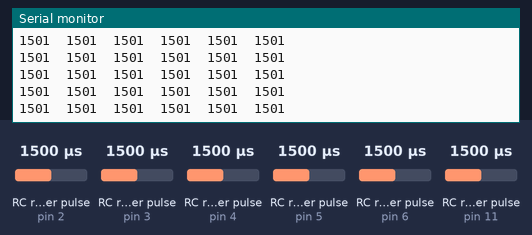
A sketch run on a simulated Arduino Uno, built with avr-gcc and run on an emulated ATmega328P. Shown: the last lines printed to the serial monitor. Wiring (inferred from the names in the program): 6 × RC receiver channel: data pin 2 / data pin 3 / data pin 4 / data pin 5 / data pin 6 / data pin 11. Inputs (shaded band) come from the test bench; at power-on: RC receiver pulse (sensors on pin 2, pin 3, pin 4, pin 5, pin 6, pin 11) 1500 µs.

Above: at 1.2 s.
1.3 s: RC receiver pulse (sensor on pin 2) set to 1020 µs
At 1.61 s:
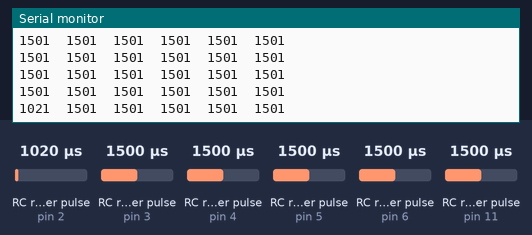
2.8 s: RC receiver pulse (sensor on pin 3) set to 1020 µs
At 2.81 s:
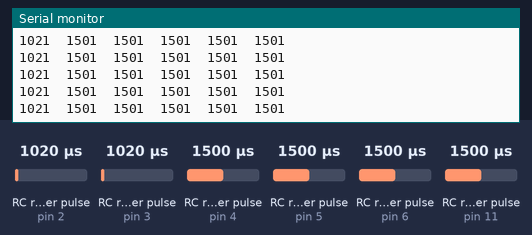
4.3 s: RC receiver pulse (sensor on pin 4) set to 1020 µs
At 4.41 s:
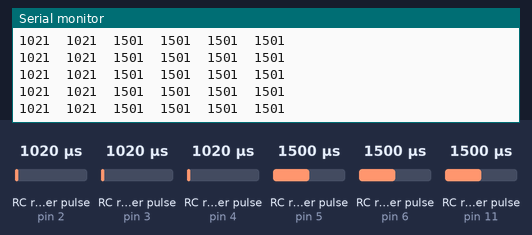
5.8 s: RC receiver pulse (sensor on pin 5) set to 1020 µs
At 5.81 s:
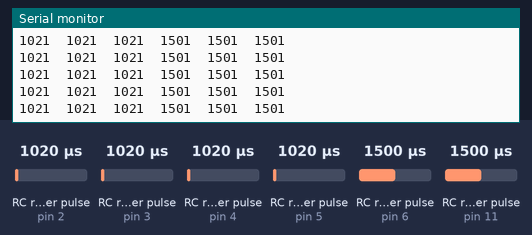
7.3 s: RC receiver pulse (sensor on pin 6) set to 1020 µs
At 7.4 s:
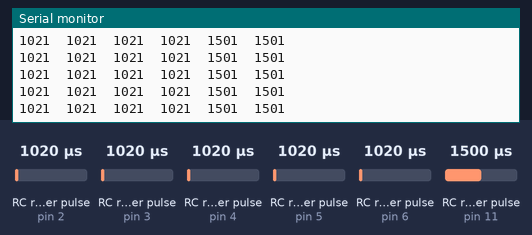
8.8 s: RC receiver pulse (sensor on pin 11) set to 1020 µs
At 8.8 s:
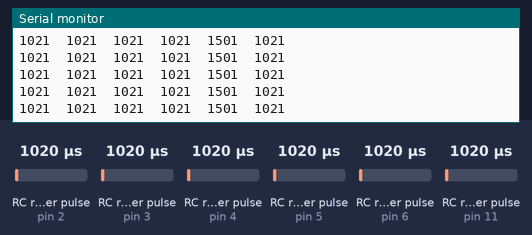

Measured:
- after the input at 1.3 s, the serial monitor: prints a new line after 0.15 s (image 1)

The sketch:

Recibir_se_ales.ino
```cpp
// Pines para canales
#define CH1_PIN 2
#define CH2_PIN 3
#define CH3_PIN 4
#define CH4_PIN 5
#define CH5_PIN 11
#define CH6_PIN 6

// Variables para el tiempo entre lecturas
unsigned long tiempoAnterior = 0;
const unsigned long intervalo = 200; // Intervalo en ms

void setup() {
  Serial.begin(115200);

  // Configurar pines de entrada
  pinMode(CH1_PIN, INPUT);
  pinMode(CH2_PIN, INPUT);
  pinMode(CH3_PIN, INPUT);
  pinMode(CH4_PIN, INPUT);
  pinMode(CH5_PIN, INPUT);
  pinMode(CH6_PIN, INPUT);

  Serial.println("Iniciando lectura de canales PWM...");
  Serial.println("CH1\tCH2\tCH3\tCH4\tCH5\tCH6");
  Serial.println("----------------------------------");
}

void loop() {
  if (millis() - tiempoAnterior >= intervalo) {
    tiempoAnterior = millis();

    // Leer señales PWM de los canales
    int ch1 = pulseIn(CH1_PIN, HIGH, 30000);
    int ch2 = pulseIn(CH2_PIN, HIGH, 30000);
    int ch3 = pulseIn(CH3_PIN, HIGH, 30000);
    int ch4 = pulseIn(CH4_PIN, HIGH, 30000);
    int ch5 = pulseIn(CH5_PIN, HIGH, 30000);
    int ch6 = pulseIn(CH6_PIN, HIGH, 30000);

    // Mostrar valores en el monitor serial
    Serial.print(ch1); Serial.print("\t");
    Serial.print(ch2); Serial.print("\t");
    Serial.print(ch3); Serial.print("\t");
    Serial.print(ch4); Serial.print("\t");
    Serial.print(ch5); Serial.print("\t");
    Serial.println(ch6);
  }
}
```
